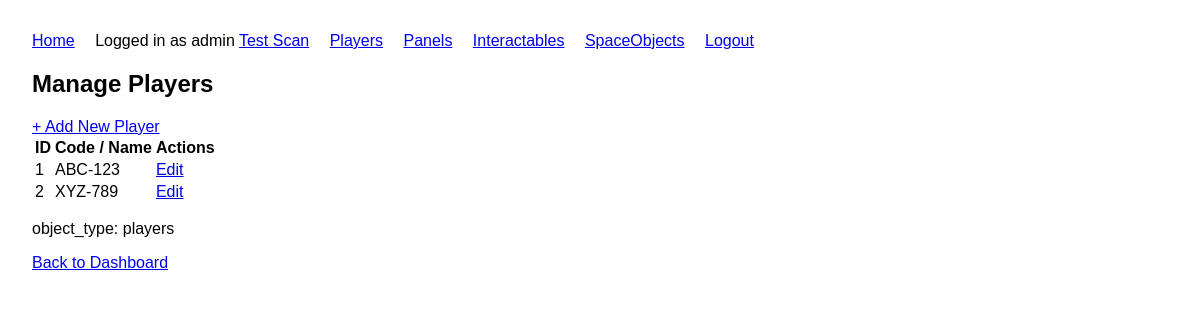
Page /control/edit/players (signed in) on the earlier database version.
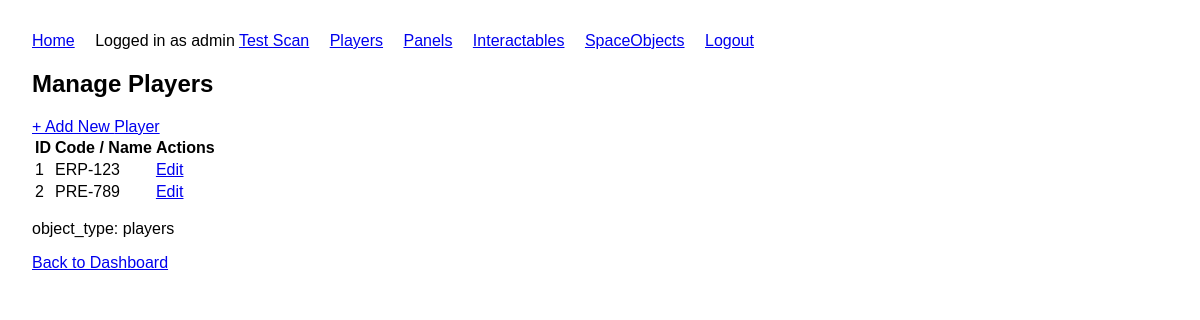
Same page on the later database version.
### app/models.py (models this page shows)
class Player(db.Model):
    id = db.Column(db.Integer, primary_key=True)
    code = db.Column(db.String(12), unique=True, nullable=False)
    name = db.Column(db.String(80), nullable=False)

### app/routes.py (the view)
@main.route('/control/edit/<string:object_type>')
@login_required
def control_edit_list(object_type):
    obj_map = {
        'players': Player,
        'panels': Panel,
        'interactables': Interactable,
        'spaceobjects': SpaceObject
    }
    model = obj_map.get(object_type)
    if not model:
        flash('Invalid object type.')
        return redirect(url_for('main.control_dashboard'))
    items = model.query.all()
    return render_template('control_edit_list.html', object_type=object_type, items=items)

### app/__init__.py (called while the page is built)
def create_app():
    app = Flask(__name__)
    app.config.from_object('config.Config')
    db.init_app(app)
    login_manager.init_app(app)
    with app.app_context():
        from . import models
    from .routes import main
    from .auth import auth
    app.register_blueprint(main)
    app.register_blueprint(auth)
    @app.context_processor
    def inject_now():
        from datetime import datetime
        return {"now": datetime.utcnow}
    return app

### app/auth.py (called while the page is built)
@login_manager.user_loader
def load_user(user_id):
    return Control.query.get(int(user_id))

### app/templates/control_edit_list.html (shortened to what this page needs)
{% extends "base.html" %}
{% block content %}
<h2>Manage {{ object_type|capitalize }}</h2>
<a href="{{ url_for('main.control_add_object', object_type=object_type) }}" class="btn btn-primary mb-3">+ Add New {{ object_type[:-1].capitalize() }}</a>
<table class="table table-striped">
  <thead>
    <tr>
      <th>ID</th>
      <th>Code / Name</th>
      <th>Actions</th>
    </tr>
  </thead>
  <tbody>
    {% for item in items %}
    <tr>
      <td>{{ item.id }}</td>
      <td>{{ item.code if item.code else item.name }}</td>
      <td>
        <a href="{{ url_for('main.control_edit_object', object_type=object_type, object_id=item.id) }}" class="btn btn-sm btn-secondary">Edit</a>
      </td>
    </tr>
    {% endfor %}
  </tbody>
</table>
<p>object_type: {{ object_type }}</p>
<a href="{{ url_for('main.control_dashboard') }}" class="btn btn-light">Back to Dashboard</a>
{% endblock %}

Differences in the rows shown:
changed Player id 1: code "ABC-123" → "ERP-123"
changed Player id 2: code "XYZ-789" → "PRE-789"
